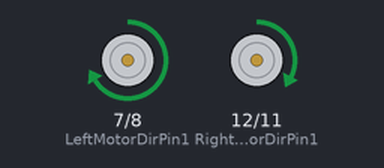
A sketch run on a simulated Arduino Uno, built with avr-gcc and run on an emulated ATmega328P. On the bench: motor-driver pin pairs drawn as motors (green arrow = first pin HIGH = forward, orange = second pin HIGH = backward, longer = more drive, scaled by the enable pin).

Above: at 0.2 s.
At 9.1 s:
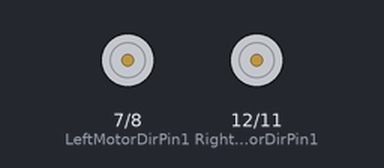
Timing chart, 0 to 10.6 s (numbered marks = the images above):
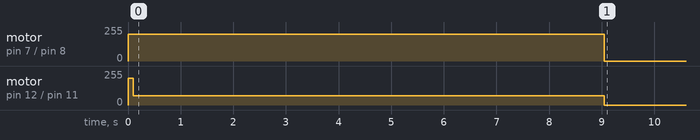

The sketch:

CMPSC_497_Lab_3.ino
```cpp
/* A program to have the car do a perfect circle.
Angle and speed can be adjusted to change how big in can be. */

#define speedPinR 9    //  RIGHT PWM pin connect MODEL-X ENA
#define RightMotorDirPin1  12    //Right Motor direction pin 1 to MODEL-X IN1
#define RightMotorDirPin2  11    //Right Motor direction pin 2 to MODEL-X IN2
#define speedPinL 6    // Left PWM pin connect MODEL-X ENB
#define LeftMotorDirPin1  7    //Left Motor direction pin 1 to MODEL-X IN3
#define LeftMotorDirPin2  8   //Left Motor direction pin 1 to MODEL-X IN4


/*motor control*/
void go_Advance(void)  //Forward
{
  digitalWrite(RightMotorDirPin1, HIGH);
  digitalWrite(RightMotorDirPin2,LOW);
  digitalWrite(LeftMotorDirPin1,HIGH);
  digitalWrite(LeftMotorDirPin2,LOW);
  analogWrite(speedPinL,200);
  analogWrite(speedPinR,200);
}

void go_Circle(int t=0) //Has the correct angle and speed to do a circle.
{
  digitalWrite(RightMotorDirPin1, HIGH);
  digitalWrite(RightMotorDirPin2,LOW);
  digitalWrite(LeftMotorDirPin1,HIGH);
  digitalWrite(LeftMotorDirPin2,LOW);
  analogWrite(speedPinL,200);
  analogWrite(speedPinR,71);
}

void stop_Stop()    //Stop
{
  digitalWrite(RightMotorDirPin1, LOW);
  digitalWrite(RightMotorDirPin2,LOW);
  digitalWrite(LeftMotorDirPin1,LOW);
  digitalWrite(LeftMotorDirPin2,LOW);
}
/*set motor speed */
void set_Motorspeed(int speed_L,int speed_R)
{
  analogWrite(speedPinL,speed_L);
  analogWrite(speedPinR,speed_R);
}

//Pins initialize
void init_GPIO()
{
	pinMode(RightMotorDirPin1, OUTPUT);
	pinMode(RightMotorDirPin2, OUTPUT);
	pinMode(speedPinL, OUTPUT);

	pinMode(LeftMotorDirPin1, OUTPUT);
  pinMode(LeftMotorDirPin2, OUTPUT);
  pinMode(speedPinR, OUTPUT);
	stop_Stop();
}

void setup()
{
	init_GPIO();

  go_Advance(); // Needs to move slightly forward to get the wheels in sync from the start.
  delay(100);

  go_Circle(); // Performs the circle.
  delay(8950);

  stop_Stop();//Stop

}

void loop(){
}
```
